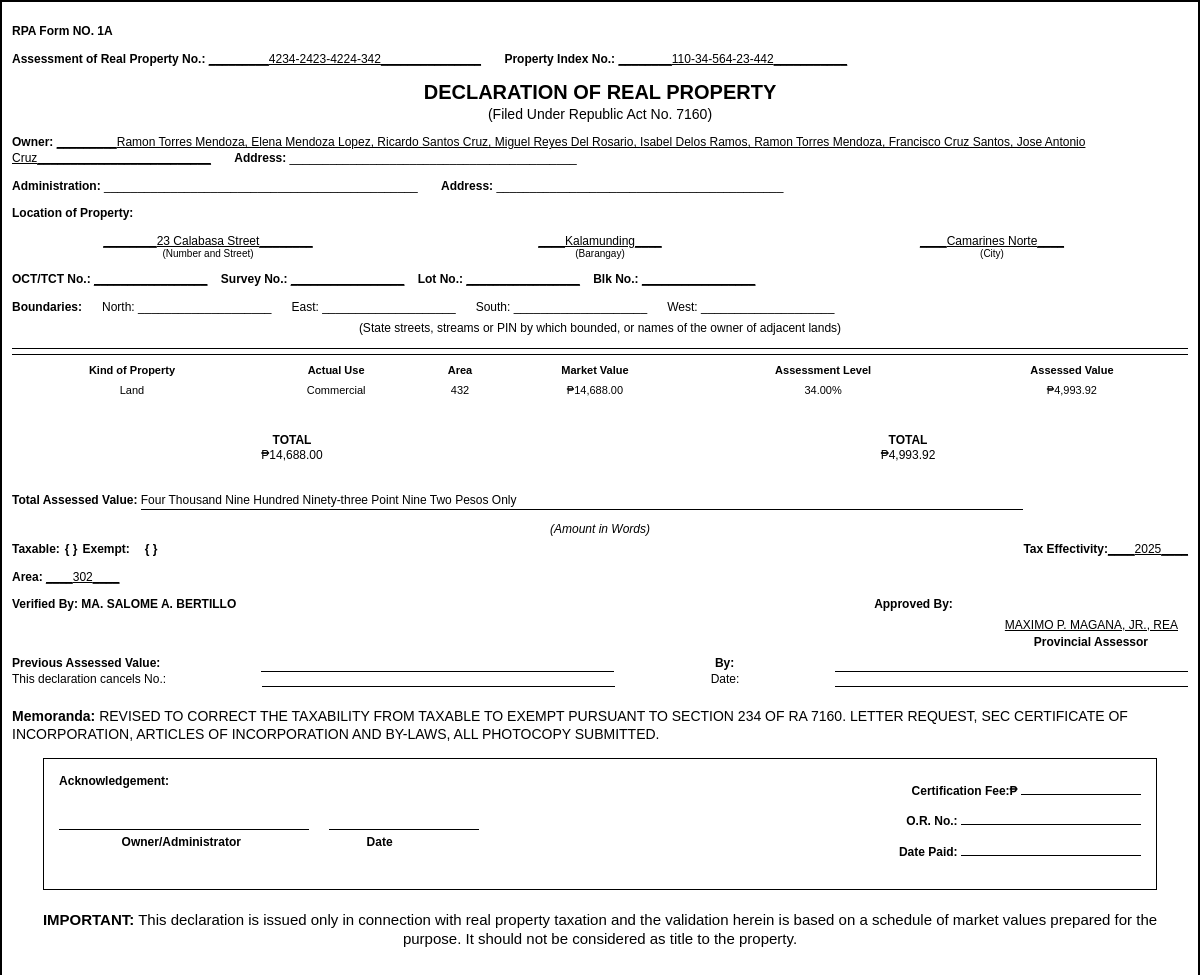
/Municipal/DRP.php?p_id=144, run on an earlier commit of the app's database.
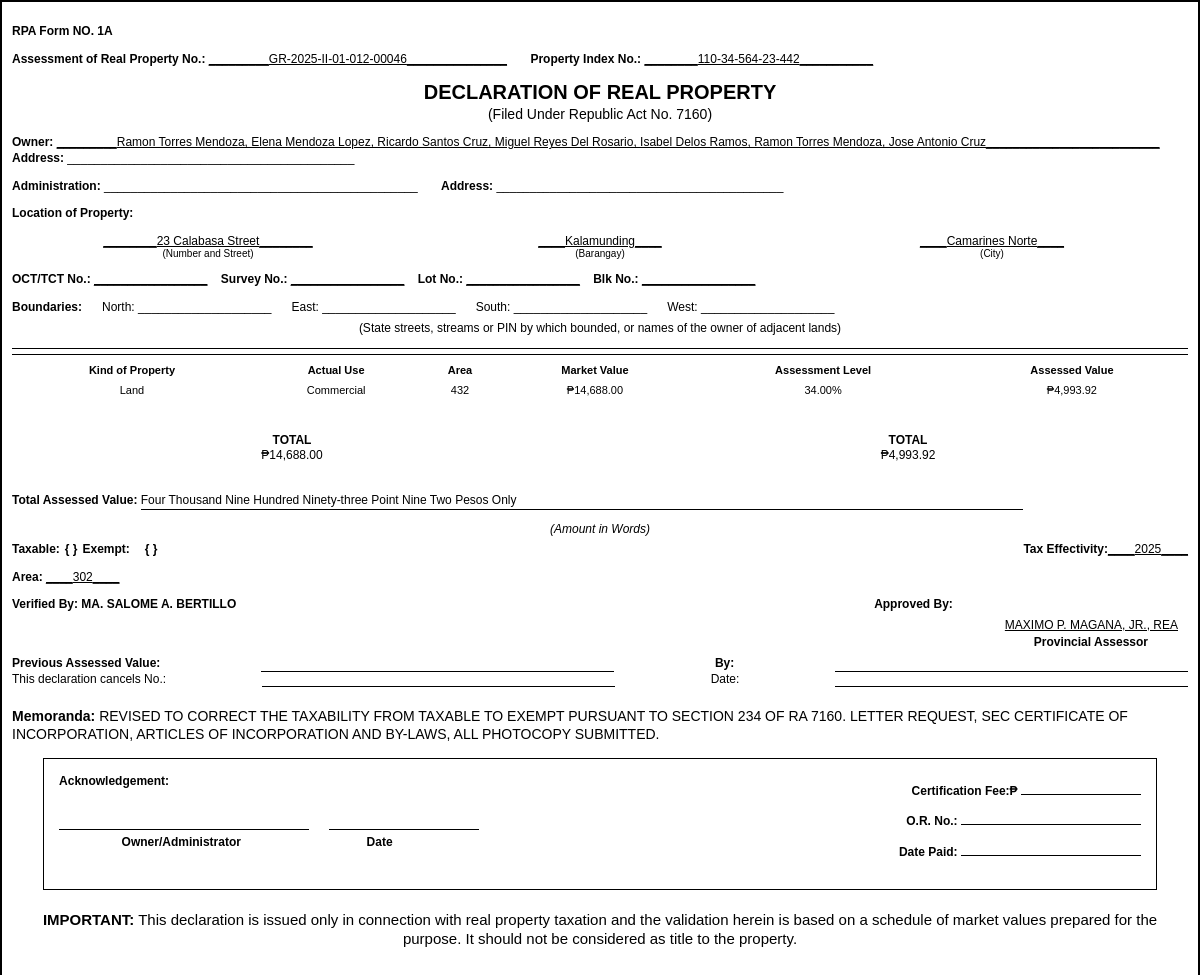
And on a later commit of the database.
### tables this page shows
CREATE TABLE `rpu_idnum` (
  `rpu_id` int(50) NOT NULL,
  `arp` varchar(150) NOT NULL,
  `pin` varchar(13) DEFAULT NULL,
  `taxability` varchar(20) NOT NULL,
  `effectivity` varchar(255) NOT NULL,
  `faas_id` int(50) NOT NULL
);

### Municipal/DRP.php (the view, shortened to what the changed rows need)
<?php
$conn = Database::getInstance();
$p_id = isset($_GET['p_id']) ? (int) $_GET['p_id'] : 0;
function getFaasInfo($conn, $p_id)
{
    $faas_info = null;
    if ($stmt = $conn->prepare("SELECT * FROM faas WHERE pro_id = ?")) {
        $stmt->bind_param("i", $p_id);
        $stmt->execute();
        $result = $stmt->get_result();
        $faas_info = $result->fetch_assoc();
    } else {
        die("Prepare failed: " . $conn->error);
    }
    return $faas_info;
}
function getOwnerFullNameByPInfo($conn, $p_id)
{
    $owners = [];
    $sql = "
        SELECT CONCAT(o.own_fname, ' ', o.own_mname, ' ', o.own_surname) AS full_name
        FROM propertyowner po
        INNER JOIN owners_tb o ON po.owner_id = o.own_id
        WHERE po.property_id = ?
    ";
    if ($stmt = $conn->prepare($sql)) {
        $stmt->bind_param("i", $p_id);
        $stmt->execute();
        $result = $stmt->get_result();
        while ($row = $result->fetch_assoc()) {
            $owners[] = trim($row['full_name']);
        }
    } else {
        die("Prepare failed: " . $conn->error);
    }
    return implode(", ", $owners);
}
function getRpuDataByFaasId($conn, $faas_id)
{
    $rpu_data = null;
    if ($stmt = $conn->prepare("SELECT * FROM rpu_idnum WHERE faas_id = ?")) {
        $stmt->bind_param("i", $faas_id);
        $stmt->execute();
        $result = $stmt->get_result();
        $rpu_data = $result->fetch_assoc();
    } else {
        die("Prepare failed: " . $conn->error);
    }
    return $rpu_data;
}
$faas_info = getFaasInfo($conn, $p_id);
$full_name = getOwnerFullNameByPInfo($conn, $p_id);
$faas_id = $faas_info['faas_id'];
$rpu_data = getRpuDataByFaasId($conn, $faas_id);
function formatPin($value)
{
    $digits = preg_replace('/\D/', '', $value);
    return implode('-', [
        substr($digits, 0, 3),
        substr($digits, 3, 2),
        substr($digits, 5, 3),
        substr($digits, 8, 2),
        substr($digits, 10, 3),
    ]);
}
?>
<!DOCTYPE html>
<html lang="en">
<head>
</head>
<link rel="stylesheet" href="DRP.css">
<body>
<div class="border">
<div class="section">
    <p>
        <span class="bold">Assessment of Real Property No.:</span>
        <u>_________<?= htmlspecialchars($rpu_data['arp'] ?? 'N/A') ?>_______________</u>
        <span class="bold">Property Index No.:</span>
        <u>________<?= isset($rpu_data['pin']) ? formatPin($rpu_data['pin']) : 'N/A' ?>___________</u>
</div>
<div class="section">
    <p><span class="bold">Owner: </span><u> _________<?= htmlspecialchars($full_name ?? 'N/A') ?>__________________________</u>
        &nbsp;&nbsp;&nbsp;&nbsp;&nbsp; <span class="bold">Address:</span> ___________________________________________</p>
</div>
<div class="section">
    <p style="display: flex; justify-content: space-between; align-items: flex-end; margin: 0;">
        <span><u>____<?= htmlspecialchars($rpu_data['effectivity'] ?? 'N/A') ?>____</u></span>
    </p>
</div>
</div>
</body>
</html>

What changed in the data, as far as the page shows it:
changed rpu_idnum: arp "4234-2423-4224-342" → "GR-2025-II-01-012-00046"
Also different on the page:
$full_name: "…Ramos, Ramon Torres Mendoza, Francisco Cruz Santos, Jose Antonio Cruz" → "Ramon Torres Mendoza, Elena Mendoza Lopez, Ricardo Santos Cruz, Miguel Reyes Del Rosario, Isabel Delos Ramos, Ramon Torres Mendoza, Jose Antonio Cruz"
